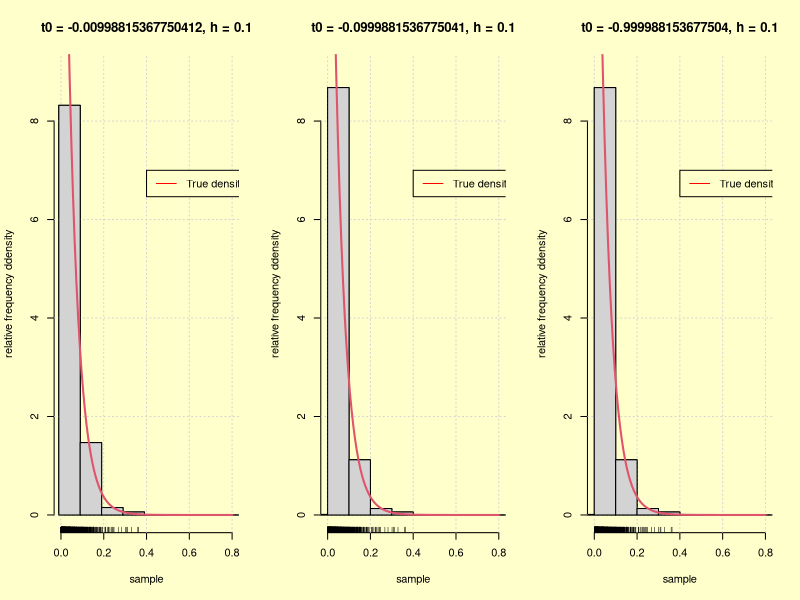

Reproduce this figure in R.
rm(list = ls())
set.seed(1234)
library(glue)


sample <- rexp(1000, rate = 20)

par(mfrow=c(1,3), bg = "#FFFFCC")


for(i in 10^seq(-2,0,by=1)){
  #choosing starting point
  t0 <- min(sample)-i
  # Choosing the breaks
  Bk <- seq(t0, max(sample)+1, by = 0.1)
  hist(
    sample, freq = FALSE, breaks = Bk, 
    main = glue("t0 = {t0}, h = 0.1"),
    xlim = c(0,0.8),
    ylim = c(0,9),
    xlab = 'sample',
    ylab = 'relative frequency ddensity'
  )
  grid()
  hist(
    sample, freq = FALSE, breaks = Bk, 
    main = glue("t0 = {t0}, h = 0.1"),
    xlim = c(0,0.8),
    ylim = c(0,9),
    xlab = 'sample',
    ylab = 'relative frequency density',
    add = TRUE
  )
  legend(
    0.4,7,legend=c("True density"),
    col=c("red"), lty=1, cex=1
  )
  curve(dexp(x, rate = 20), col = 2, add = TRUE, lwd = 2)
  rug(sample) # Plotting the sample
}
